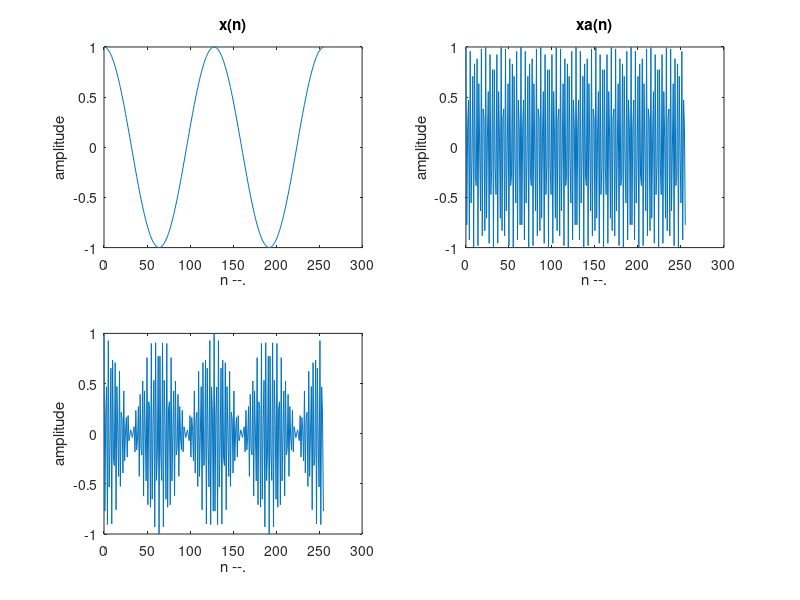

This chart was generated by the following MATLAB code:
clc;
close all;
clear all;
f1=1/128;
n=0:255;
fc=50/128;
x=cos(2*pi*f1*n);
xa=cos(2*pi*fc*n);
xamp=x.*xa;
subplot(2,2,1);
plot(n,x);
title('x(n)');
xlabel('n --.');
ylabel('amplitude');
subplot(2,2,2);
plot(n,xa);
title('xa(n)');
xlabel('n --.');
ylabel('amplitude');
subplot(2,2,3);
plot(n,xamp);
xlabel('n --.');
ylabel('amplitude');